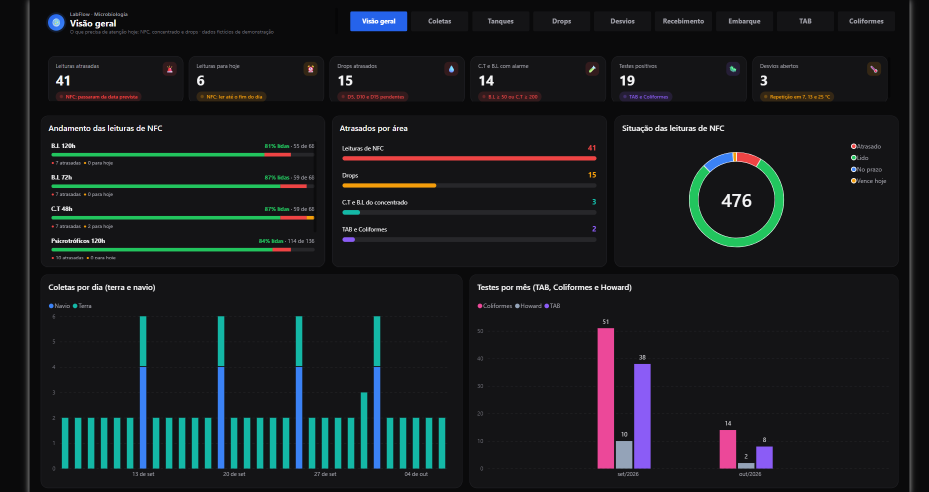
#> input picture docs/img/powerbi/01-visao-geral.png, 1857 x 983 px (shown at 1/2 size)
$ python gerar-gif-painel.py
#> lines starting #> are read from the running program, lines starting #| are printed output that depends on the picture
"""Monta o GIF do painel do Power BI a partir dos prints em docs/img/powerbi/ (01-...png a 09-...png).

Cada página aparece por 2,5 s, em largura de 1280 px. Precisa do Pillow (py -m pip install --user pillow).
Uso: py scripts/gerar-gif-painel.py
"""
from pathlib import Path

from PIL import Image

PASTA = Path(__file__).resolve().parent.parent / "docs" / "img" / "powerbi"
SAIDA = PASTA / "painel.gif"
LARGURA = 1280
TEMPO_MS = 2500

prints = sorted(p for p in PASTA.glob("[0-9][0-9]-*.png"))
if not prints:
    raise SystemExit(f"nenhum print em {PASTA}")

# todas do mesmo tamanho (a primeira manda) e com uma paleta de 256 cores, que é o que o GIF aceita
base = Image.open(prints[0])
#> base is the input picture: PIL image 1857x983 RGBA; mean R, G, B, A 24.8, 28.6, 30.9, 255
altura = round(base.height * LARGURA / base.width)
#> altura = 678
quadros = []
for p in prints:
    img = Image.open(p).convert("RGB").resize((LARGURA, altura), Image.LANCZOS)
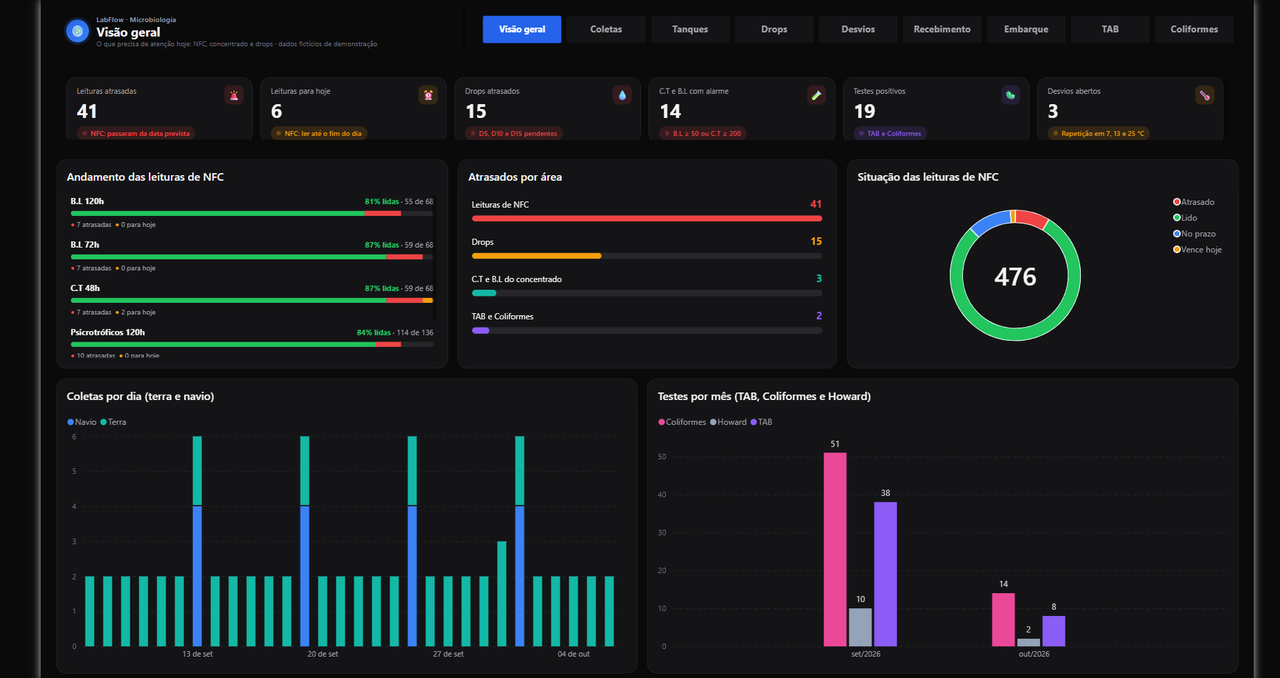
#> img: PIL image 1280x678 RGB; mean R, G, B 24.8, 28.6, 30.9
    quadros.append(img.quantize(colors=256, method=Image.Quantize.MEDIANCUT, dither=Image.Dither.NONE))

quadros[0].save(SAIDA, save_all=True, append_images=quadros[1:], duration=TEMPO_MS, loop=0, optimize=True)
print(f"{SAIDA.name}: {len(quadros)} páginas, {LARGURA}x{altura}, {SAIDA.stat().st_size // 1024} KB")
#| painel.gif: 1 páginas, 1280x678, 112 KB
